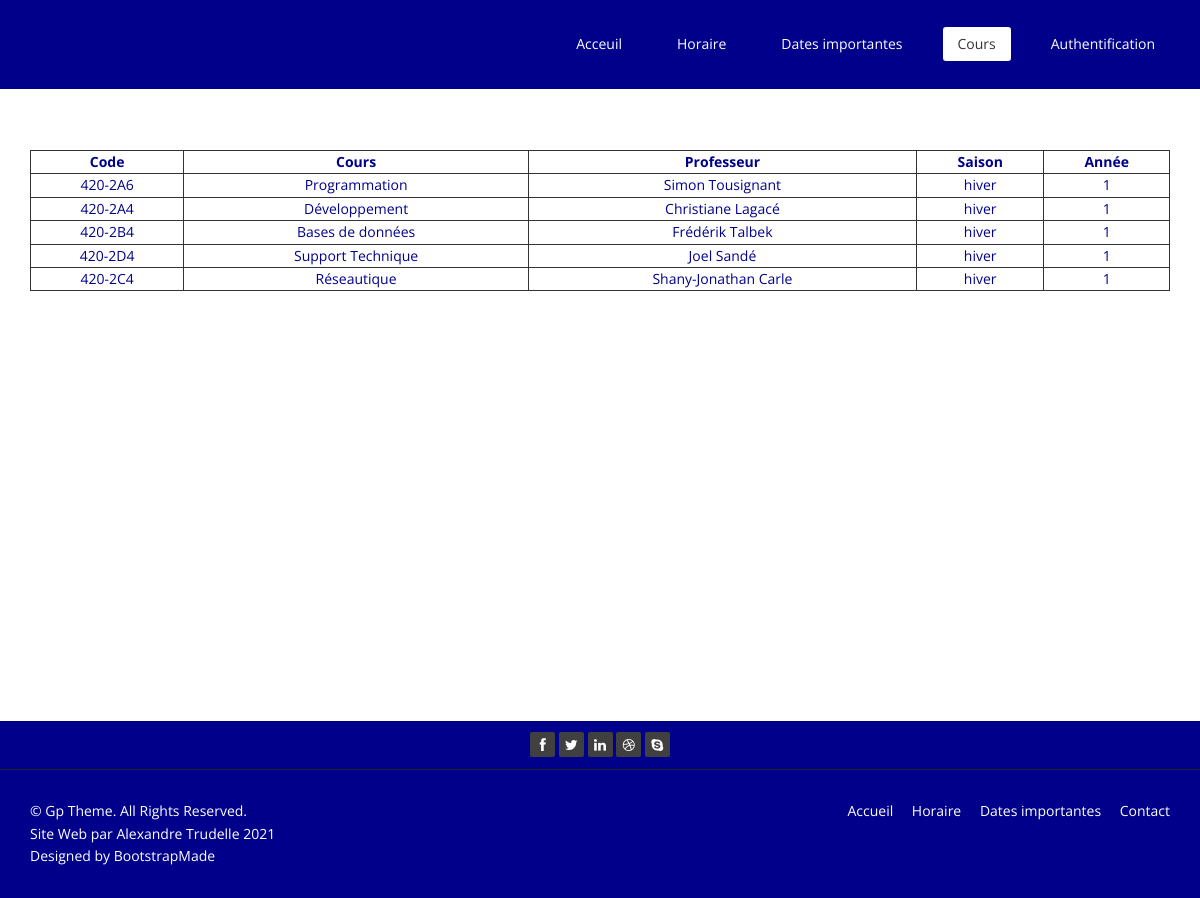
Screenshot of /cours.php with the database file from the repository.
### tables this page shows
CREATE TABLE `cours` (
  `id` int(11) NOT NULL,
  `code` varchar(10) NOT NULL,
  `titre` varchar(255) NOT NULL,
  `saison_id` int(11) NOT NULL,
  `annee` int(11) NOT NULL,
  `professeur` varchar(255) NOT NULL
);

CREATE TABLE `saisons` (
  `id` int(11) NOT NULL,
  `nom` varchar(7) NOT NULL,
  `abreviation` varchar(1) NOT NULL,
  `ordre` int(11) NOT NULL
);

### include/configuration.inc (called while the page is built, shortened)
<?php
$nomPage = basename($_SERVER['SCRIPT_NAME']);

### cours.php (the view, shortened to what this page needs)
<?php
require 'include/configuration.inc';
require 'include/entete.inc';
?>
<link href="css/bootstrap.min.css" rel="stylesheet">
<link rel="stylesheet" href="css/font-awesome.min.css">
<link href="css/animate.min.css" rel="stylesheet">
<link href="css/prettyPhoto.css" rel="stylesheet">
<link href="css/style.css" rel="stylesheet">
<link href="css/responsive.css" rel="stylesheet">
<link href="css/messtyles.css" rel="stylesheet">
<?php
    echo"<div class=\"container text-center padding\">
    <div class=\"row\">
        <div class=\"col-lg-12\">";
            ?>
    <?php
       echo "</div>";
       echo "</div>";
    ?>
    <?php
    $requete = "SELECT code, titre, professeur, nom, annee FROM cours
                INNER  JOIN saisons ON cours.saison_id = saisons.id
                ORDER BY saisons.ordre";
    $resultat = $mysqli->query($requete);
    if ($resultat) {
        if ($mysqli->affected_rows > 0) {
            echo"<table>
              <tr>
                 <td><b>Code</b></td><td><b>Cours</b></td><td><b>Professeur</b></td><td><b>Saison</b></td><td><b>Année</b></td>
              </tr>";
            while ($enreg = $resultat->fetch_row()) {
                echo"<tr>";
                echo " <td> $enreg[0]</td><td> $enreg[1]</td><td> $enreg[2]</td><td> $enreg[3]</td><td>$enreg[4]</td>";
                echo"</tr>";
            }
            echo "</table>";
        }
        else {
            echo "<p class='messageavertissement'> Aucun cours de disponnible.</p>";
        }
    }
    else {
        echo "<p class='messageerreur'>Nous sommes désolés, vos cours ne peuvent etre affichées.</p>";
    }
    ?>
  <?php
  require 'include/pied-page.inc';
  ?>

### include/entete.inc (shortened to what this page needs)
<!DOCTYPE html>
<html lang="fr-CA" >
<head>
    <link href="" rel="stylesheet">
</head>
<body class="homepage  ">
<header id="header">
    <nav class="navbar navbar-fixed-top">
        <div class="container">
            <div class="collapse navbar-collapse navbar-right">
                <ul class="nav navbar-nav">
                    <?php
                    if ($nomPage == "index.php") {
                        echo"<li class=\"active\"><a href=\"../index.php\">Acceuil</a></li>";
                        echo"<li><a class=\"\" href=\"../horaire.php\">Horaire</a></li>";
                        echo"<li><a class=\"\" href=\"../dates-importantes.php\">Dates Importantes</a></li>";
                        echo"<li><a class=\"\" href=\"../cours.php\">Cours</a></li>";
                        if ($prenom!=null && $nomfamille!=null){
                            echo" <li class=\"nav-item dropdown\">
                          <a class=\"nav-link dropdown-toggle\" >
                          $prenom
                         </a>
                         <div class=\"dropdown-menu\">
                         <a class=\"dropdown-item\" href=\"../deconnecter.php\">Déconnexion</a>
                         </div>
                         </li>";
                        }
                        else{
                            echo"<li class=\"\"><a href=\"../authentification.php\">Authentification</a></li>";
                        }
                    }
                    else if ($nomPage == "cours.php") {
                        echo"<li><a class=\"\" href=\"../index.php\">Acceuil</a></li>";
                        echo"<li><a class=\"\" href=\"../horaire.php\">Horaire</a></li>";
                        echo"<li><a class=\"\" href=\"../dates-importantes.php\">Dates importantes</a></li>";
                        echo"<li class=\"active\"><a href=\"../cours.php\">Cours</a></li>";
                        if ($prenom!=null && $nomfamille!=null){
                            echo" <li class=\"nav-item dropdown\">
                          <a class=\"nav-link dropdown-toggle\" >
                          $prenom
                         </a>
                         <div class=\"dropdown-menu\">
                         <a class=\"dropdown-item\" href=\"../deconnecter.php\">Déconnexion</a>
                         </div>
                         </li>";
                        }
                        else{
                            echo"<li class=\"\"><a href=\"../authentification.php\">Authentification</a></li>";
                        }
                    }
                    ?>
                </ul>
            </div>
        </div>
    </nav>
</header>
<section  id="bienvenue" class="text-right">
</section >
<section id="middle"

### include/pied-page.inc (shortened to what this page needs)
</section>
<section id="baspage" >
</section>
<div class="top-bar">
    <div class="container">
        <div class="row">
            <div class="col-lg-12">
                <div class="social">
                    <ul class="social-share">
                        <li><a href="#"><i class="fa fa-facebook"></i></a></li>
                        <li><a href="#"><i class="fa fa-twitter"></i></a></li>
                        <li><a href="#"><i class="fa fa-linkedin"></i></a></li>
                        <li><a href="#"><i class="fa fa-dribbble"></i></a></li>
                        <li><a href="#"><i class="fa fa-skype"></i></a></li>
                    </ul>
                </div>
            </div>
        </div>
    </div>
</div>
<footer id="footer" class="midnight-blue">
    <div class="container">
        <div class="row">
            <div class="col-sm-6">
                &copy; Gp Theme. All Rights Reserved.<br>
                Site Web par Alexandre Trudelle <?php
                echo date("Y")
                ?>
                <div class="credits">
                    Designed by <a href="https://bootstrapmade.com/">BootstrapMade</a>
                </div>
            </div>
            <div class="col-sm-6">
                <ul class="pull-right">
                    <li><a href="../index.php">Accueil</a></li>
                    <li><a href="../horaire.php">Horaire</a></li>
                    <li><a href="#">Dates importantes</a></li>
                    <li><a href="#">Contact</a></li>
                </ul>
            </div>
        </div>
    </div>
</footer>
</body>
</html>

### css/style.css (style rules this page uses)
body { background: #ffffff; font-family:'Open Sans', Arial, sans-serif; color:#333; line-height:1.6em; }
a { color: #E8CE0E; -webkit-transition: color 300ms, background-color 300ms; -moz-transition: color 300ms, background-color 300ms; -o-transition: color 300ms, background-color 300ms; transition: color 300ms, background-color 300ms; }
body > section { padding: 70px 0; }
.top-bar { padding: 10px 0; background: #090909; border-bottom: 1px solid #222; line-height: 28px; }
.social { text-align: center; }
.social-share { display: inline-block; list-style: none; padding: 0; margin: 0; }
ul.social-share li { display: inline-block; }
ul.social-share li a { display: inline-block; color: #fff; background: #404040; width: 25px; height: 25px; line-height: 25px; text-align: center; border-radius: 2px; }
.navbar { border-radius: 0; margin-bottom: 0; background: #151515; padding: 15px 0; padding-bottom: 0; }
.navbar-nav { margin-top: 12px; }
.navbar-nav>li { margin-left: 25px; padding-bottom: 28px; }
.navbar-fixed-top .navbar-nav > li > a { padding: 5px 15px; margin: 0; border-radius: 3px; color: #fff; line-height: 24px; display: inline-block; }
.navbar-fixed-top { border: none; }
.navbar-fixed-top .navbar-nav > .active > a, .navbar-fixed-top .navbar-nav > .active > a:hover, .navbar-fixed-top .navbar-nav > .active > a:focus, .navbar-fixed-top .navbar-nav > .open > a, .navbar-fixed-top .navbar-nav > .open > a:hover, .navbar-fixed-top .navbar-nav > .open > a:focus { background-color: #E8CE0E; color: #333; }
.navbar-fixed-top .navbar-collapse, .navbar-fixed-top .navbar-form { border-top: 0; padding-bottom: 0; }
#middle { background: #fff; margin-top:-90px; height: auto; }
#footer { padding-top: 30px; padding-bottom: 30px; color: #fff; background: #000; }
#footer a { color: #fff; }
#footer ul { list-style: none; padding: 0; margin: 0; }
#footer ul > li { display: inline-block; margin-left: 15px; }

### css/messtyles.css (style rules this page uses)
html, body { height: 100%; }
#baspage { padding: 180px; }
#middle { padding-top: 39px; }
.navbar-fixed-top .navbar-nav > .active > a { background: #ffffff ; }
.navbar-fixed-top .navbar-nav > .active > a, .navbar-fixed-top .navbar-nav > .active > a:hover, .navbar-fixed-top .navbar-nav > .active > a:focus, .navbar-fixed-top .navbar-nav > .open > a, .navbar-fixed-top .navbar-nav > .open > a:hover, .navbar-fixed-top .navbar-nav > .open > a:focus { background-color: #ffffff ; color: #333; }
table, td { border: 1px solid #333; text-align: center; size: 25px; color: darkblue; }
table { width: 100%; border: 10px; border-spacing: 10px; color: darkblue; }
.navbar { background: darkblue; }
#footer { background: darkblue; }
.top-bar { background: darkblue; }
.padding { padding-top: 60px; }
a { color: white; }

### rows the page displays
cours: code "420-2A6", titre "Programmation", professeur "Simon Tousignant", saison.nom "hiver", annee "1"
cours: code "420-2A4", titre "Développement", professeur "Christiane Lagacé", saison.nom "hiver", annee "1"
cours: code "420-2B4", titre "Bases de données", professeur "Frédérik Talbek", saison.nom "hiver", annee "1"
cours: code "420-2D4", titre "Support Technique", professeur "Joel Sandé", saison.nom "hiver", annee "1"
cours: code "420-2C4", titre "Réseautique", professeur "Shany-Jonathan Carle", saison.nom "hiver", annee "1"
